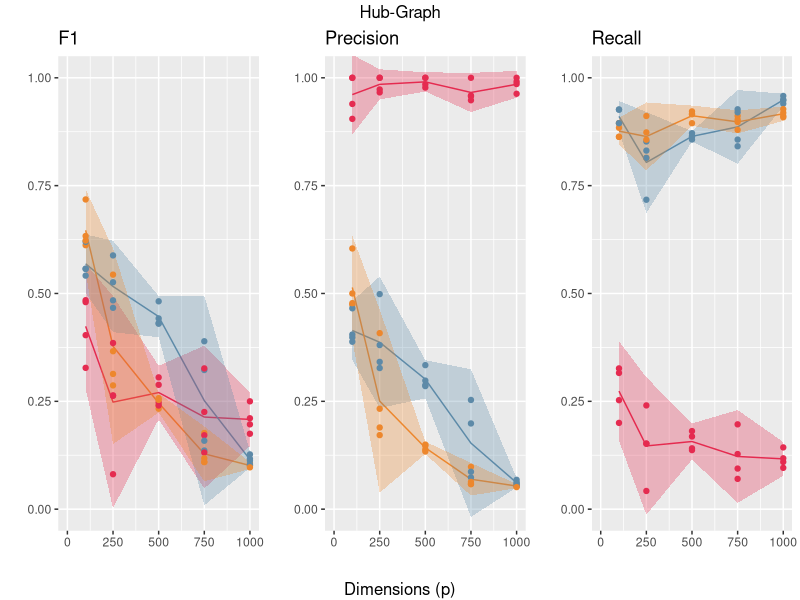
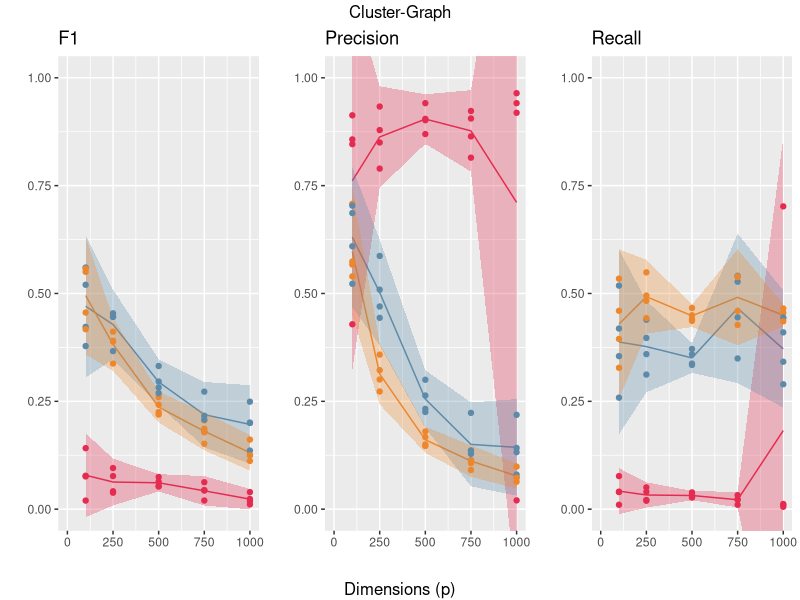
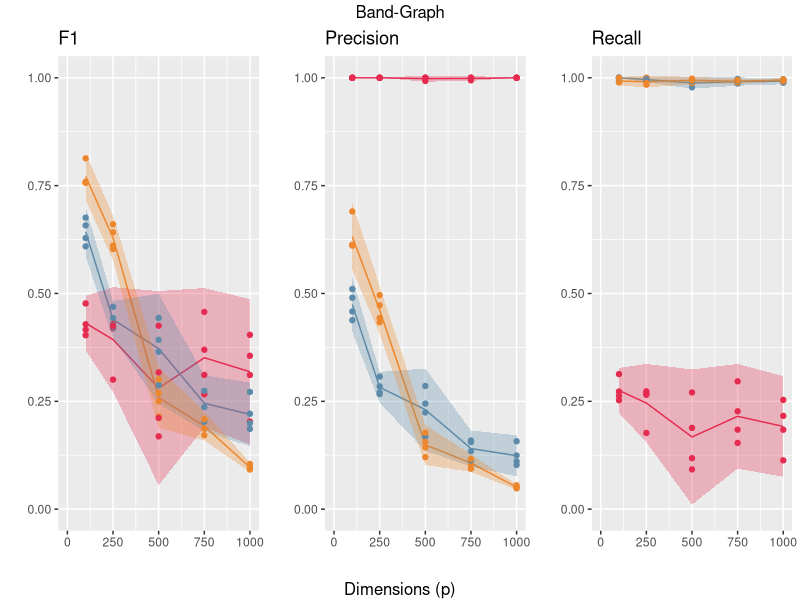
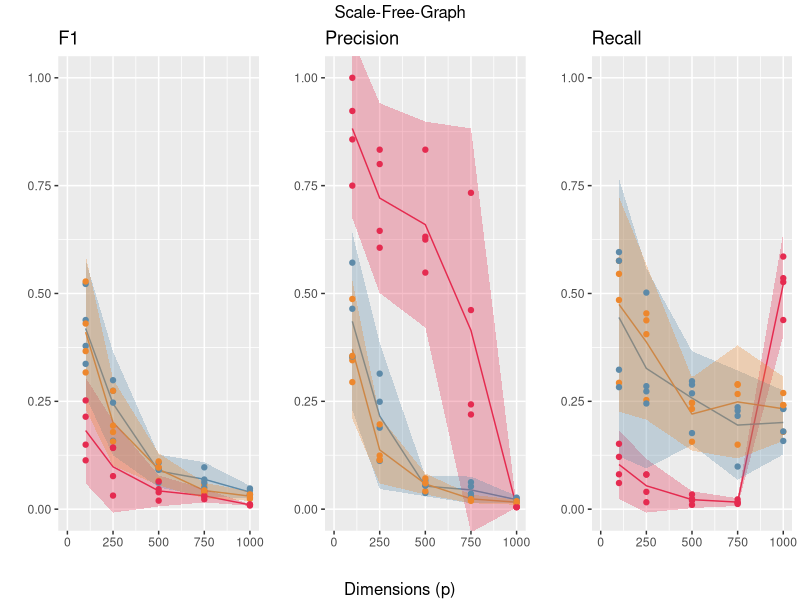
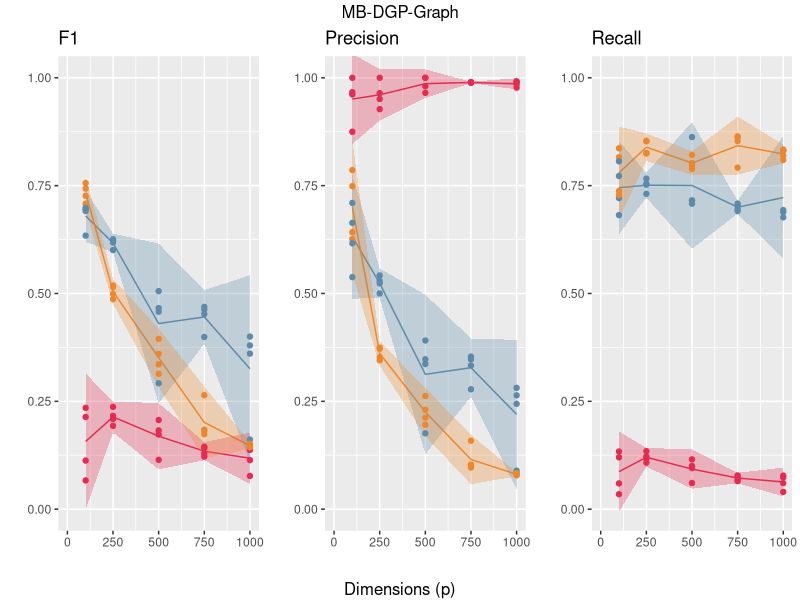
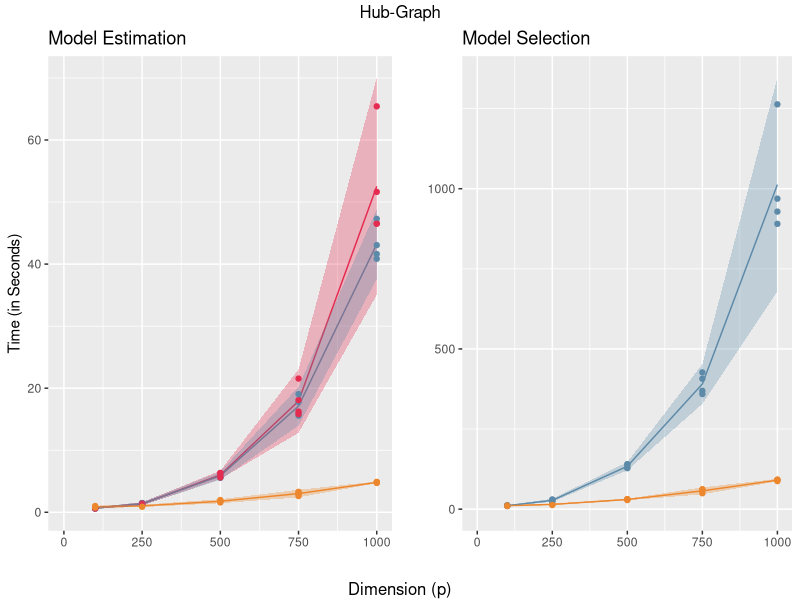
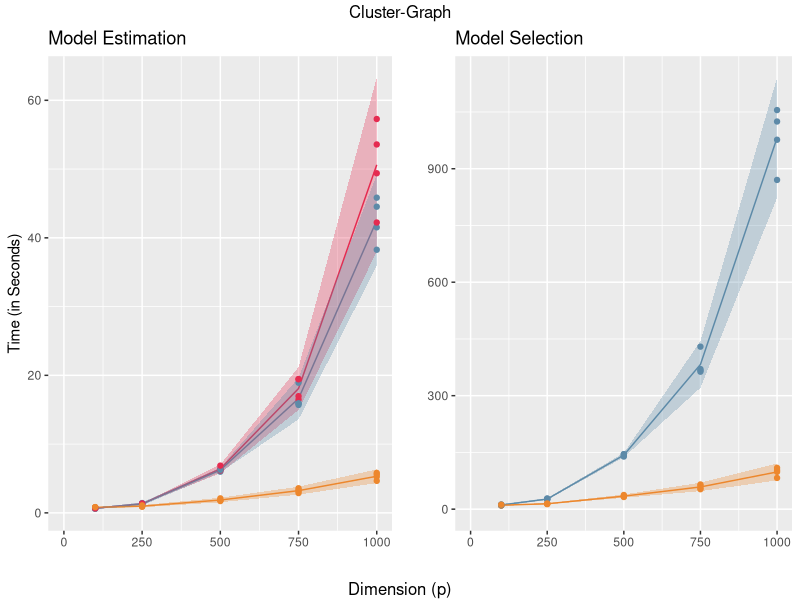
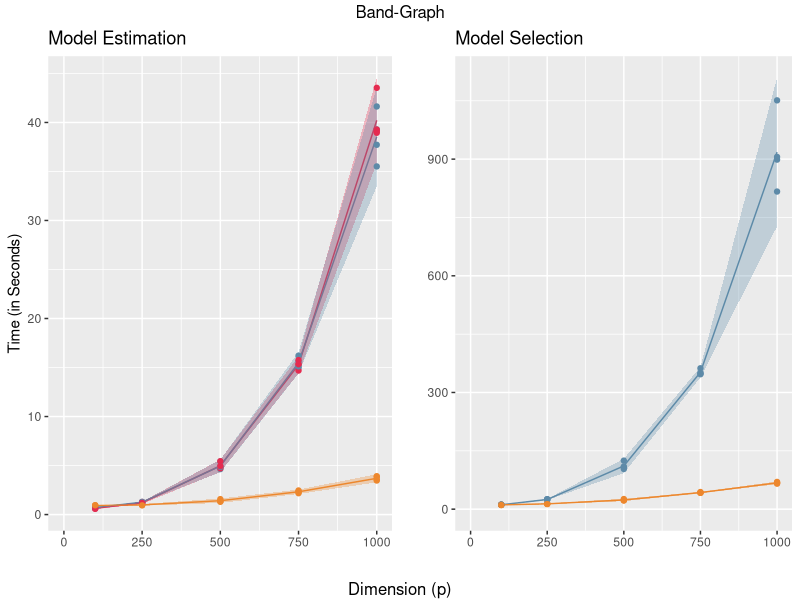

Write R code to recreate these figures, in order.
library(data.table)
library(gridExtra)
library(dplyr)
library(ggplot2)


# PREPARE DATA

# install.packages('Metrics')
# install.packages('testthat')
# install.packages('checkmate')
# install.packages('logger')
# install.packages('huge')
# install.packages('peakRAM')
# install.packages('MASS')

setwd("/home/philko/Documents/Uni/SoSe23/SparseAndNetwork")
data <- read.csv('./data/data.csv')
data$name <- apply( data[ , c('method', 'selector')] , 1 , paste , collapse = "-" )
data <- subset(data, select = -c(method, selector))

# PREPARE OUTPUT
folder_path <- "figures"
if (!file.exists(folder_path)) {
  dir.create(folder_path, recursive = TRUE)
  cat("Folder created:", folder_path, "\n")
} else {
  cat("Folder already exists:", folder_path, "\n")
}


# HELPER FUNCTIONS

data_grouped <- data %>%
  group_by(graph, dim, name) %>% 
  summarise_at(
    vars(
      "f1",
      "precision",
      "recall",
      "elapsed_time_model",
      "elapsed_time_best",
      "peak_ram_model",
      "peak_ram_best",
      "hamming_dist"),
    list(
      mean = mean,
      std = ~sqrt(var(.x))))
               
add_ci <- function(df, col) {
  new_col_max <- paste("ci", col, "max", sep = "_")
  new_col_min <- paste("ci", col, "min", sep = "_")
  
  mean_nm <- paste(col, "mean", sep = "_")
  std_nm <- paste(col, "std", sep = "_")
  
  df[new_col_max] <- data_grouped[mean_nm] + 1.96 * data_grouped[std_nm]
  df[new_col_min] <- data_grouped[mean_nm] - 1.96 * data_grouped[std_nm]
  return(df)
}

get_title <- function(graph_name, short = F) {
  if (graph_name == "hub" & !short) return("Hub-Graph")
  if (graph_name == "scale-free" & !short) return("Scale-Free-Graph")
  if (graph_name == "cluster" & !short) return("Cluster-Graph")
  if (graph_name == "band" & !short) return("Band-Graph")
  if (graph_name == "MB" & !short) return("MB-DGP-Graph")
  
  if (graph_name == "hub" & short) return("Hub")
  if (graph_name == "scale-free" & short) return("Scale-Free")
  if (graph_name == "cluster" & short) return("Cluster")
  if (graph_name == "band" & short) return("Band")
  if (graph_name == "MB" & short) return("MB-DGP")
}

plot_models <- function(df, col_name, df_unsorted = NULL) {
  plot <- ggplot(data=df, aes_string(x="dim", y=paste(col_name, "mean", sep="_"), group="name", fill = "name") ) +
    geom_line(aes(col = name)) +
    scale_color_manual(
      values = c(
        "glasso-stars" = "#5D8AA8", # air force blue
        "glasso-ebic" = "#E52B50", # amararanth
        "mb-stars" = "#ED872D")) + # cadmium orange
    scale_fill_manual(
      values = c(
        "glasso-stars" = "#5D8AA8", # air force blue
        "glasso-ebic" = "#E52B50", # amararanth
        "mb-stars" = "#ED872D")) + # cadmium orange
    # {if(is.null(df_unsorted)) geom_point() + }
    ylab("") +
    xlab("") +
    geom_ribbon(
      data = data_tmp,
      aes_string(
        x = "dim",
        ymin = paste("ci", col_name, "min", sep="_"),
        ymax = paste("ci", col_name, "max", sep="_")),
      linetype = 3,
      alpha = 0.3) +
    theme(legend.position = "none") +
    xlim(0, 1000) +
    { if (col_name %in% c("f1", "precision", "recall")) {
      coord_cartesian(ylim = c(0, 1))
    } else {
      xlab("")}
    }
  if (!is.null(df_unsorted)) {
    plot <- plot +
      geom_point(
        data=df_unsorted,
        aes_string(
          x="dim",
          y=col_name,
          group="name",
          col="name"))
  }
  return(plot)
}



# PLOT PERFORMANCE GRAPHS

data_grouped <- add_ci(data_grouped, "f1")
data_grouped <- add_ci(data_grouped, "precision")
data_grouped <- add_ci(data_grouped, "recall")

graphs <- unique(data$graph)
plots_perf <- list()
i <- 1
for (g in graphs) {
  data_tmp <- data_grouped %>%
    filter(graph == g)
  data_tmp <- na.omit(data_tmp)
  data_uns <- data %>%
    filter(graph == g)
  data_uns <- na.omit(data_uns)
  plot1 <- plot_models(data_tmp, "f1", data_uns) +
    ggtitle("F1")

  plot2 <- plot_models(data_tmp, "precision", data_uns) +
    ggtitle("Precision")

  plot3 <- plot_models(data_tmp, "recall", data_uns) +
    ggtitle("Recall")

  plt <- grid.arrange(
    plot1, plot2, plot3,
    ncol = 3,
    top = get_title(g),
    bottom = "Dimensions (p)")
  ggsave(
    plt,
    file=paste("./figures/", g, "_perf", ".pdf", sep = ""),
    width = 22,
    height = 8,
    units = "cm")
  plots_perf[[i]] <- plt
  i <- i + 1
}



# PLOT ELAPSED TIME FOR MODEL AND MODEL-SELECTION

data_grouped <- add_ci(data_grouped, "elapsed_time_model")
data_grouped <- add_ci(data_grouped, "elapsed_time_best")

plots_time <- list()
i <- 1
for (g in graphs) {
  data_tmp <- data_grouped %>%
    filter(graph == g)
  data_tmp <- na.omit(data_tmp)
  data_uns <- data %>%
    filter(graph == g)
  data_uns <- na.omit(data_uns)
  plot1 <- plot_models(data_tmp, "elapsed_time_model", data_uns) +
    ylab("Time (in Seconds)") +
    ggtitle("Model Estimation")
  plot2 <- plot_models(data_tmp[!(data_tmp$name == "glasso-ebic"), ], "elapsed_time_best", data_uns[!(data_uns$name == "glasso-ebic"), ]) +
    ggtitle("Model Selection")

  plt <- grid.arrange(
    plot1,
    plot2,
    ncol = 2,
    top = get_title(g),
    bottom = "Dimension (p)")
  ggsave(
    plt,
    file=paste("./figures/", g, "_time", ".pdf", sep = ""),
    width = 22,
    height = 10,
    units = "cm")
  plots_time[[i]] <- plt
  i <- i + 1
}


plots_time_mod <- list()
plots_time_bst <- list()
i <- 1
for (g in graphs) {
  data_tmp <- data_grouped %>%
    filter(graph == g)
  data_tmp <- na.omit(data_tmp)
  data_uns <- data %>%
    filter(graph == g)
  data_uns <- na.omit(data_uns)
  plot1 <- plot_models(data_tmp, "elapsed_time_model", data_uns) + ggtitle(get_title(g, T)) + coord_cartesian(ylim = c(0, 80))
  plot2 <- plot_models(data_tmp[!(data_tmp$name == "glasso-ebic"), ], "elapsed_time_best", data_uns[!(data_uns$name == "glasso-ebic"), ]) + coord_cartesian(ylim = c(0, 1500)) + ggtitle("")
  
  plots_time_mod[[i]] <- plot1
  plots_time_bst[[i]] <- plot2
  i <- i + 1
}

plt_time <- do.call("grid.arrange", c(plots_time_mod, plots_time_bst, nrow=2, ncol=5, top="Elapsed Time for Model Estimation and Selection", bottom="Dimension (p)", left="Elapsed Time (in Seconds)"))
ggsave(
  plt_time,
  file=paste("./figures/", "elapsed_time.pdf", sep = ""),
  width = 25,
  height = 12.5,
  units = "cm")



# PLOT RAM USAGE

data_grouped <- add_ci(data_grouped, "peak_ram_model")
data_grouped <- add_ci(data_grouped, "peak_ram_best")

plots_ram <- list()
i <- 1
for (g in graphs) {
  data_tmp <- data_grouped %>%
    filter(graph == g)
  data_tmp <- na.omit(data_tmp)
  data_uns <- data %>%
    filter(graph == g)
  data_uns <- na.omit(data_uns)
  plot1 <- plot_models(data_tmp, "peak_ram_model", data_uns) +
    ylab("Memory (in MiB)") +
    ggtitle("Model Estimation")
  plot2 <- plot_models(
    data_tmp[!(data_tmp$name == "glasso-ebic"), ],
    "peak_ram_best",
    data_uns[!(data_uns$name == "glasso-ebic"), ]) +
    ggtitle("Model Selection")


  plt <- grid.arrange(
    plot1,
    plot2,
    ncol = 2,
    top = get_title(g),
    bottom = "Dimension (p)")
  ggsave(
    plt,
    file=paste("./figures/", g, "_memory", ".pdf", sep = ""),
    width = 22,
    height = 10,
    units = "cm")
  plots_ram[[i]] <- plt
  i <- i + 1
}

plots_mem_mod <- list()
plots_mem_bst <- list()
i <- 1
for (g in graphs) {
  data_tmp <- data_grouped %>%
    filter(graph == g)
  data_tmp <- na.omit(data_tmp)
  data_uns <- data %>%
    filter(graph == g)
  data_uns <- na.omit(data_uns)
  plot1 <- plot_models(data_tmp, "peak_ram_model", data_uns) + ggtitle(get_title(g, T))
  plot2 <- plot_models(
    data_tmp[!(data_tmp$name == "glasso-ebic"), ],
    "peak_ram_best",
    data_uns[!(data_uns$name == "glasso-ebic"), ]) +
    ggtitle("")
  
  plots_mem_mod[[i]] <- plot1
  plots_mem_bst[[i]] <- plot2
  i <- i + 1
}

plt_mem <- do.call("grid.arrange", c(plots_mem_mod, plots_mem_bst, nrow=2, ncol=5, top="Memory Consumption for Model Estimation and Selection", bottom="Dimension (p)", left="Memory (in MiB)"))
ggsave(
  plt_mem,
  file=paste("./figures/", "memory.pdf", sep = ""),
  width = 22,
  height = 10,
  units = "cm")


# PLOT HAMMING DIST


data_grouped <- add_ci(data_grouped, "hamming_dist")


g <- "hub"
data_tmp <- data_grouped %>%
  filter(graph == g)
data_tmp <- na.omit(data_tmp)
data_uns <- data %>%
  filter(graph == g)
data_uns <- na.omit(data_uns)
plot1 <- plot_models(data_tmp, "hamming_dist", data_uns) +
  # ylab("Hamming Distance") +
  coord_cartesian(ylim = c(0, 17500)) +
ggtitle(get_title(g))

g <- "scale-free"
data_tmp <- data_grouped %>%
  filter(graph == g)
data_tmp <- na.omit(data_tmp)
data_uns <- data %>%
  filter(graph == g)
data_uns <- na.omit(data_uns)
plot2 <- plot_models(data_tmp, "hamming_dist", data_uns) +
  # ylab("Hamming Distance") +
  coord_cartesian(ylim = c(0, 110000)) +
  ggtitle(get_title(g))

plt <- grid.arrange(
  plot1,
  plot2,
  ncol = 2,
  left = "Hamming Distance",
  top = "Hamming Distance",
  bottom = "Dimension (p)")

ggsave(
  plt,
  file=paste("./figures/","hub+scale-free_ham", ".pdf", sep = ""),
  width = 22,
  height = 10,
  units = "cm")



g <- "band"
data_tmp <- data_grouped %>%
  filter(graph == g)
data_tmp <- na.omit(data_tmp)
data_uns <- data %>%
  filter(graph == g)
data_uns <- na.omit(data_uns)
plot1 <- plot_models(data_tmp, "hamming_dist", data_uns) +
  # ylab("Hamming Distance") +
  coord_cartesian(ylim = c(0, 20000)) +
  ggtitle(get_title(g))

g <- "cluster"
data_tmp <- data_grouped %>%
  filter(graph == g)
data_tmp <- na.omit(data_tmp)
data_uns <- data %>%
  filter(graph == g)
data_uns <- na.omit(data_uns)
plot2 <- plot_models(data_tmp, "hamming_dist", data_uns) +
  # ylab("Hamming Distance") +
  coord_cartesian(ylim = c(0, 100000)) +
  ggtitle(get_title(g))

plt <- grid.arrange(
  plot1,
  plot2,
  ncol = 2,
  left = "Hamming Distance",
  top = "Hamming Distance",
  bottom = "Dimension (p)")

ggsave(
  plt,
  file=paste("./figures/","band+cluster_ham", ".pdf", sep = ""),
  width = 22,
  height = 10,
  units = "cm")

g <- "MB"
data_tmp <- data_grouped %>%
  filter(graph == g)
data_tmp <- na.omit(data_tmp)
data_uns <- data %>%
  filter(graph == g)
data_uns <- na.omit(data_uns)
plot1 <- plot_models(data_tmp, "hamming_dist", data_uns) +
  coord_cartesian(ylim = c(0, 20000)) +
  ggtitle(get_title(g))


ggsave(
  plot1,
  file=paste("./figures/","MB_ham", ".pdf", sep = ""),
  width = 9,
  height = 10,
  units = "cm")



# GET TABLES FOR EACH GRAPH

print_table <- function(df, graph, cols){
  with_mean <- unname(sapply(cols, function(e) paste(e, "mean", sep = "_")))
  cols <- c("name", "dim", with_mean)
  lapply(
    c("mb-stars", "glasso-stars", "glasso-ebic"),
    function(n) {
      data_grouped[
        data_grouped$graph == graph & data_grouped$name == n, ][cols]})
}

get_metric_name <- function(metric_string) {
  if (metric_string == "f1") return("\\textbf{F1}")
  if (metric_string == "precision") return("\\textbf{Precision}")
  if (metric_string == "recall") return("\\textbf{Recall}")
  if (metric_string == "hamming_dist") return("\\textbf{Hamming Distance}")
}

to_table_row <- function(df, col) {
  names_df <- sapply(df, function(e) unique(e$name))
  dims <- c(get_metric_name(col), t(df[[1]]$dim))
  x <- t(sapply(df, function(e) e[[paste0(col, "_mean")]]))
  X <- rbind(dims, unname(cbind(names_df, round(x, 4))))
  written <-apply(X, 1, paste, collapse = " & ")
  cat(paste(written, collapse = "\\\\ \\hline "))
}

wrap_to_table <- function(df, col, graph) {
  to_table_row(
    print_table(df, graph, c(col)),
    col)}

wrap_to_table(data_grouped, "hamming_dist", "hub")
wrap_to_table(data_grouped, "hamming_dist", "scale-free")
wrap_to_table(data_grouped, "hamming_dist", "band")
wrap_to_table(data_grouped, "hamming_dist", "cluster")
wrap_to_table(data_grouped, "hamming_dist", "MB")